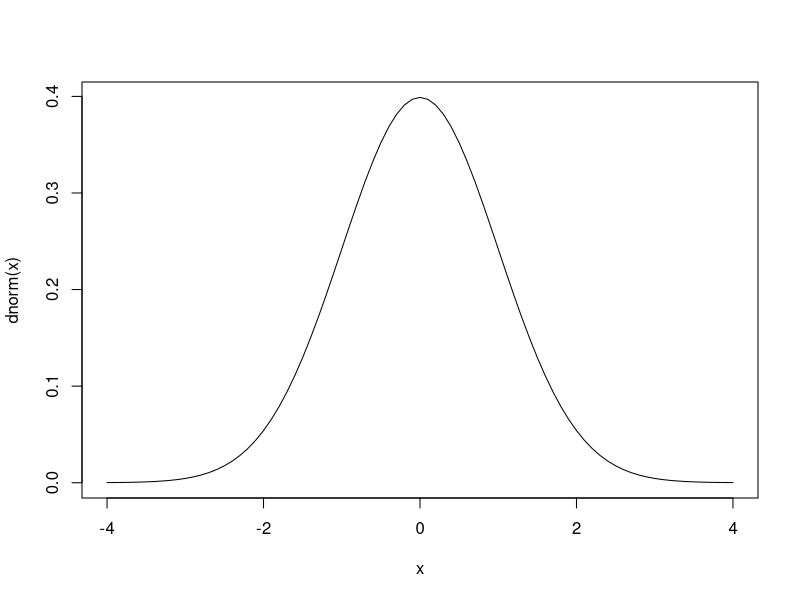
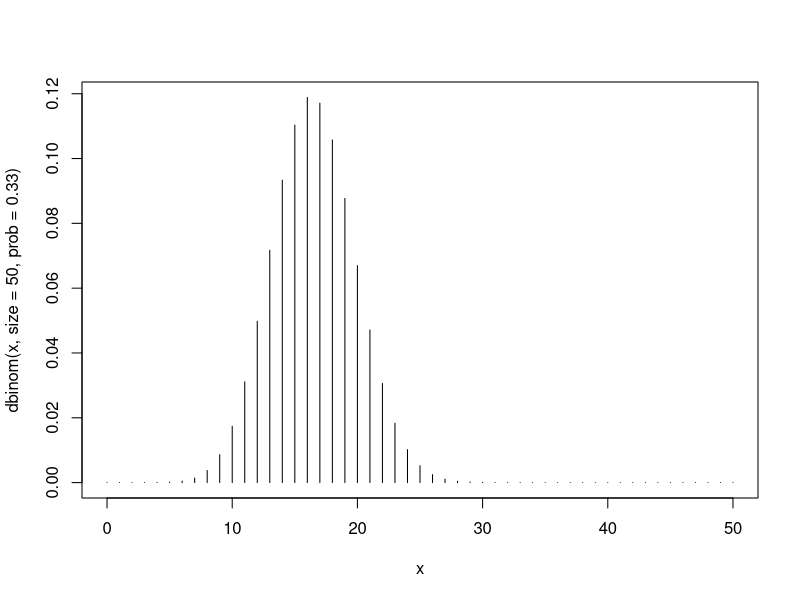

These figures' R source, in order:
c <- sample(1:40,5)

coinToss <- sample(c("head","tail"), 10, replace = T)

biasedCoin <- sample(c("head","tail"), 10, replace = T, prob=c(0.9,0.1))

prod(5:1)/prod(40:36)

1/choose(40,5)


x <- seq(-4,4,0.1)
plot(x, dnorm(x), type="l")

x <- 0:50
plot(x, dbinom(x, size=50, prob = 0.33), type="h")


xbar <- 83
sigma <- 12
n <- 5
sem <- sigma / sqrt(n)
sem

xbar + sem * qnorm(0.025)
xbar + sem * qnorm(0.975)
